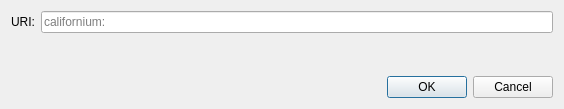
<?xml version="1.0" encoding="UTF-8"?>
<ui version="4.0">
 <class>OpenURIDialog</class>
 <widget class="QDialog" name="OpenURIDialog">
  <property name="geometry">
   <rect>
    <x>0</x>
    <y>0</y>
    <width>564</width>
    <height>109</height>
   </rect>
  </property>
  <property name="windowTitle">
   <string>Open californium URI</string>
  </property>
  <layout class="QVBoxLayout" name="verticalLayout">
   <item>
    <layout class="QHBoxLayout" name="horizontalLayout">
     <item>
      <widget class="QLabel" name="label">
       <property name="text">
        <string>URI:</string>
       </property>
      </widget>
     </item>
     <item>
      <widget class="QValidatedLineEdit" name="uriEdit">
       <property name="placeholderText">
        <string notr="true">californium:</string>
       </property>
      </widget>
     </item>
    </layout>
   </item>
   <item>
    <spacer name="verticalSpacer">
     <property name="orientation">
      <enum>Qt::Vertical</enum>
     </property>
     <property name="sizeHint" stdset="0">
      <size>
       <width>20</width>
       <height>40</height>
      </size>
     </property>
    </spacer>
   </item>
   <item>
    <widget class="QDialogButtonBox" name="buttonBox">
     <property name="orientation">
      <enum>Qt::Horizontal</enum>
     </property>
     <property name="standardButtons">
      <set>QDialogButtonBox::Cancel|QDialogButtonBox::Ok</set>
     </property>
    </widget>
   </item>
  </layout>
 </widget>
 <customwidgets>
  <customwidget>
   <class>QValidatedLineEdit</class>
   <extends>QLineEdit</extends>
   <header>qt/qvalidatedlineedit.h</header>
  </customwidget>
 </customwidgets>
 <resources/>
 <connections>
  <connection>
   <sender>buttonBox</sender>
   <signal>accepted()</signal>
   <receiver>OpenURIDialog</receiver>
   <slot>accept()</slot>
   <hints>
    <hint type="sourcelabel">
     <x>248</x>
     <y>254</y>
    </hint>
    <hint type="destinationlabel">
     <x>157</x>
     <y>274</y>
    </hint>
   </hints>
  </connection>
  <connection>
   <sender>buttonBox</sender>
   <signal>rejected()</signal>
   <receiver>OpenURIDialog</receiver>
   <slot>reject()</slot>
   <hints>
    <hint type="sourcelabel">
     <x>316</x>
     <y>260</y>
    </hint>
    <hint type="destinationlabel">
     <x>286</x>
     <y>274</y>
    </hint>
   </hints>
  </connection>
 </connections>
</ui>
